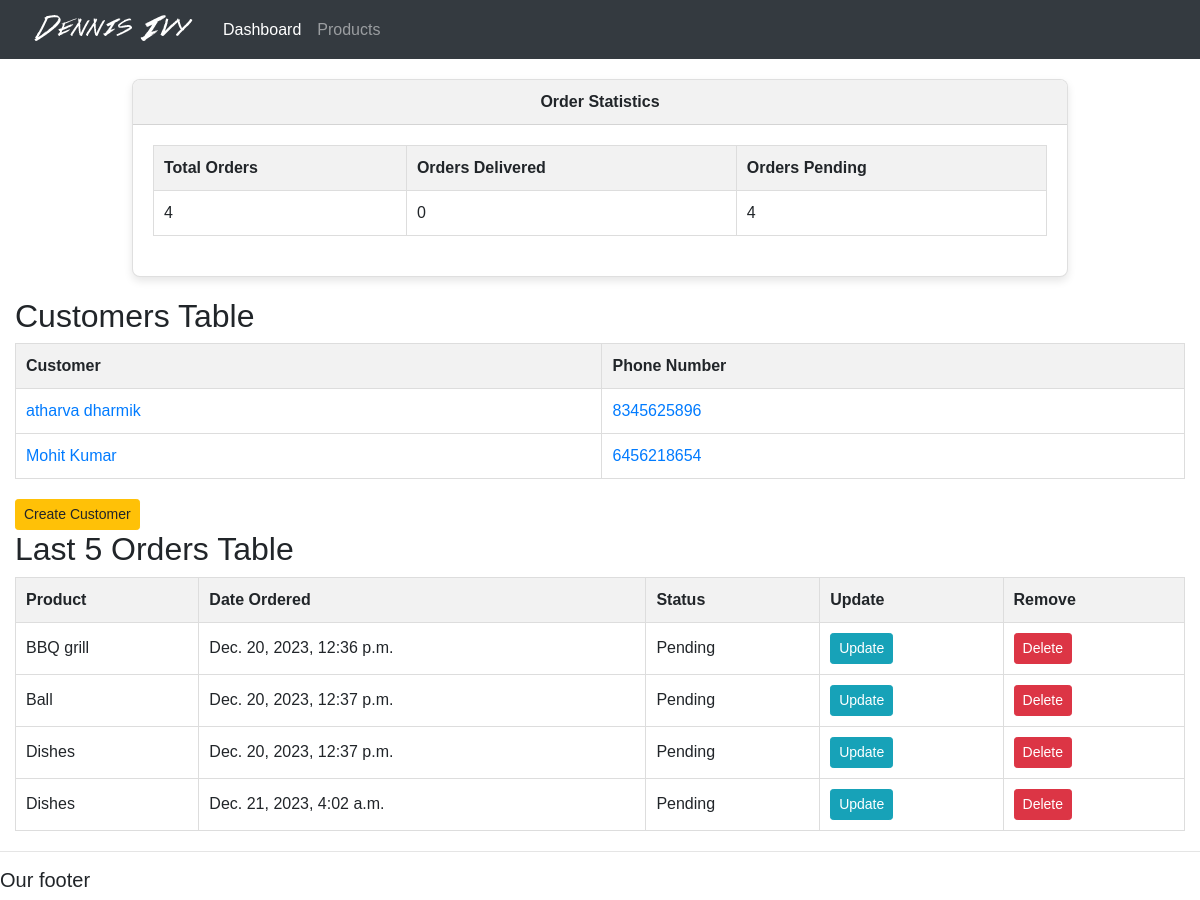
Before: / with the older database file.
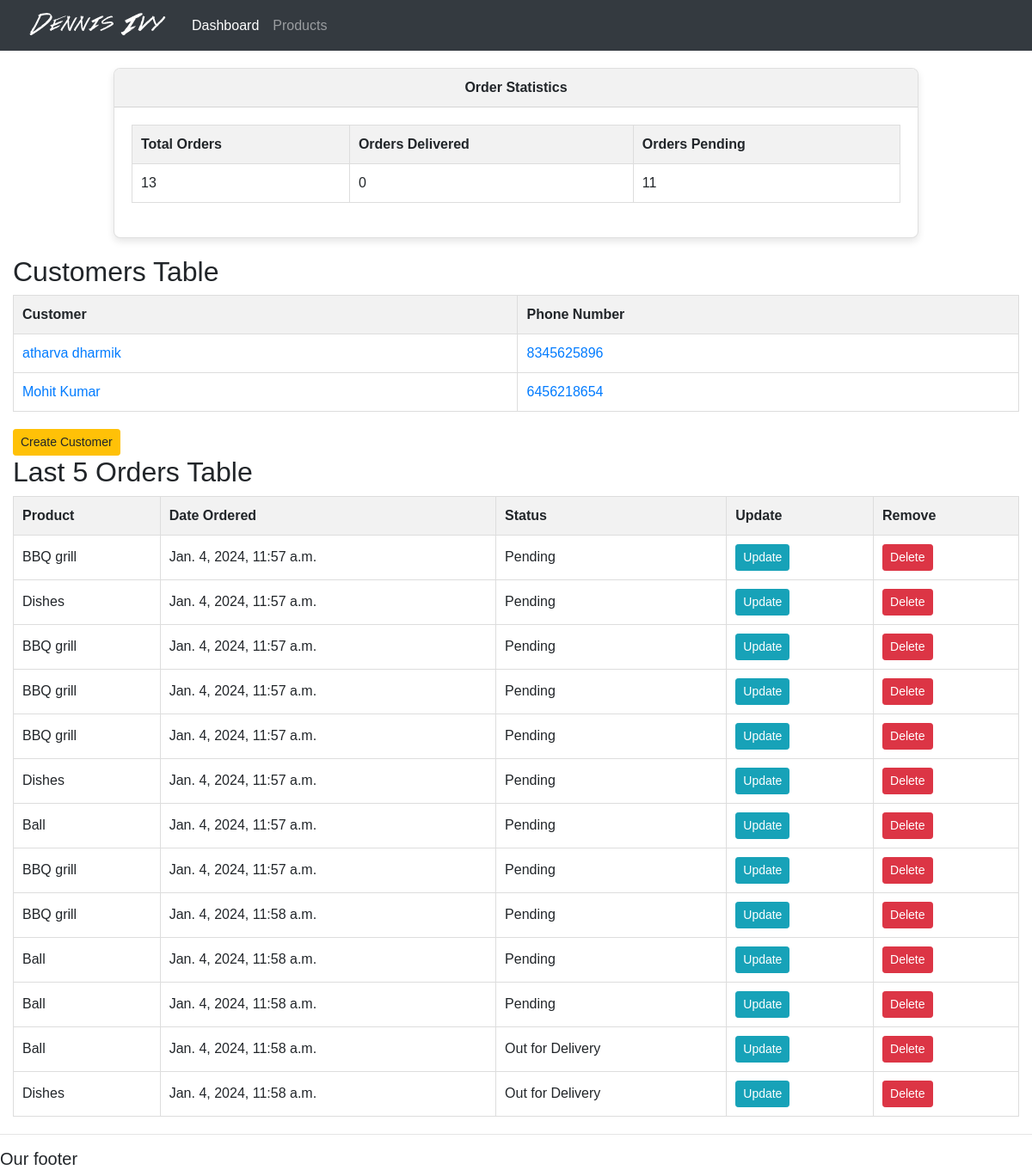
After: the same page with the newer database file.
### accounts/models.py (models this page shows, shortened)
class Customer(models.Model):
    name = models.CharField(max_length=200, null = True)
    phone = models.CharField(max_length=10, null = True)
    email = models.EmailField(max_length=200, null = True)
    date_created = models.DateTimeField(auto_now_add=True, null = True)

class Order(models.Model):
    STATUS = (
        ('Pending', 'Pending'),
              ('Out for Delivery', 'Out for Delivery'),
              ('Delivered', 'Delivered'))
    customer = models.ForeignKey(Customer, null = True, on_delete = models.SET_NULL)
    product = models.ForeignKey(Product, null = True, on_delete = models.SET_NULL)
    date_created = models.DateTimeField(auto_now=True, null = True)
    status = models.CharField(max_length=100, null = True, choices = STATUS)
    note = models.CharField(max_length=1000, null = True)

class Product(models.Model):
    CATEGORY = (
        ('Indoor', 'Indoor'),
              ('Outdoor', 'Outdoor'),
              )
    name = models.CharField(max_length=200, null = True)
    price = models.FloatField(null = True)
    category = models.CharField(max_length=200, null = True, choices = CATEGORY)
    description = models.TextField(max_length=400, null = True)
    date_created = models.DateTimeField(auto_now_add=True, null = True)
    tags = models.ManyToManyField(Tag)

### accounts/views.py (the view)
# urls.py: path('', views.home, name="home"),
def home(request):
    orders = Order.objects.all()
    customers = Customer.objects.all()
    total_customers = customers.count()
    total_orders = orders.count()
    delivered = orders.filter(status='Delivered').count()
    orders_pending = orders.filter(status='Pending').count()
    context = {'orders':orders, 'customers':customers, 'total_orders':total_orders, 'delivered':delivered, 'orders_pending':orders_pending}
    return render(request, 'accounts/dashboard.html', context)

### accounts/templates/accounts/dashboard.html (shortened to what this page needs)
{% extends 'accounts/main.html' %}
{% block content %}
{% include 'accounts/status.html' %}
<body>
  <h2>Customers Table</h2>
  <table>
    <thead>
      <tr>
        <th>Customer</th>
        <th>Phone Number</th>
      </tr>
    </thead>
    <tbody>
      {% for customer in customers %}
        <tr>
          <td><a href="{% url 'customers' customer.id %}">{{customer.name}}</a></td>
          <td><a href="{% url 'customers' customer.id %}">{{customer.phone}}</a></td>
        </tr>
      {% endfor %}
     </tbody>
  </table>
  <button class="btn btn-sm btn-warning">Create Customer</button>
  <h2>Last 5 Orders Table</h2>
  <table>
    <thead>
      <tr>
        <th>Product</th>
        <th>Date Ordered</th>
        <th>Status</th>
        <th>Update</th>
        <th>Remove</th>
      </tr>
    </thead>
    {% for order in orders %}
    <tr>
      <td>{{order.product.name}}</td>
      <td>{{order.date_created}}</td>
      <td>{{order.status}}</td>
      <td><a class = "btn btn-sm btn-info"href="{% url 'update_order' order.id %}">Update</a></td>
      <td><a class="btn btn-sm btn-danger" href="{% url 'delete_order' order.id %}">Delete</a></td>
    </tr>
  {% endfor %}
  </table>
{% endblock %}

Changed rows visible on the page:
removed Order: product.name "BBQ grill", date_created "Dec. 20, 2023, 12:36 p.m.", status "Pending"
removed Order: product.name "Ball", date_created "Dec. 20, 2023, 12:37 p.m.", status "Pending"
removed Order: product.name "Dishes", date_created "Dec. 20, 2023, 12:37 p.m.", status "Pending"
removed Order: product.name "Dishes", date_created "Dec. 21, 2023, 4:02 a.m.", status "Pending"
added Order: product.name "BBQ grill", date_created "Jan. 4, 2024, 11:57 a.m.", status "Pending"
added Order: product.name "Dishes", date_created "Jan. 4, 2024, 11:57 a.m.", status "Pending"
added Order: product.name "BBQ grill", date_created "Jan. 4, 2024, 11:57 a.m.", status "Pending"
added Order: product.name "BBQ grill", date_created "Jan. 4, 2024, 11:57 a.m.", status "Pending"
added Order: product.name "BBQ grill", date_created "Jan. 4, 2024, 11:57 a.m.", status "Pending"
added Order: product.name "Dishes", date_created "Jan. 4, 2024, 11:57 a.m.", status "Pending"
added Order: product.name "Ball", date_created "Jan. 4, 2024, 11:57 a.m.", status "Pending"
added Order: product.name "BBQ grill", date_created "Jan. 4, 2024, 11:57 a.m.", status "Pending"
added Order: product.name "BBQ grill", date_created "Jan. 4, 2024, 11:58 a.m.", status "Pending"
added Order: product.name "Ball", date_created "Jan. 4, 2024, 11:58 a.m.", status "Pending"
added Order: product.name "Ball", date_created "Jan. 4, 2024, 11:58 a.m.", status "Pending"
added Order: product.name "Ball", date_created "Jan. 4, 2024, 11:58 a.m.", status "Out for Delivery"
added Order: product.name "Dishes", date_created "Jan. 4, 2024, 11:58 a.m.", status "Out for Delivery"
Other visible differences:
{{ total_orders }}: "4" → "13"
{{ orders_pending }}: "4" → "11"
